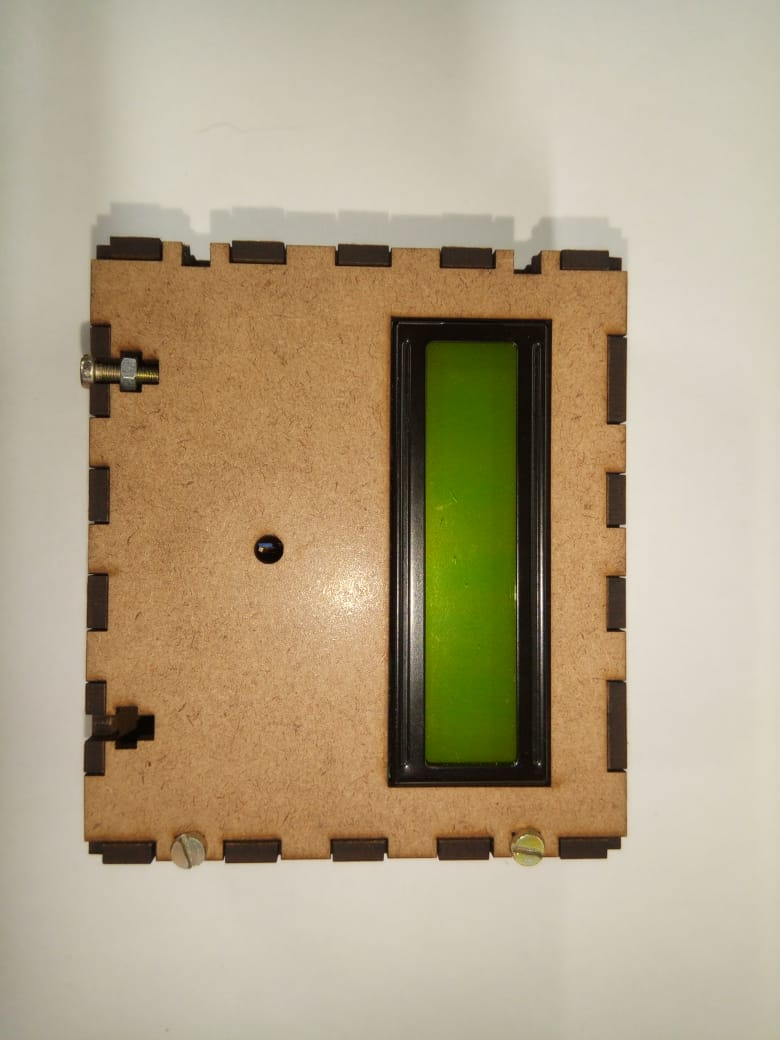
#> input picture Projetos/APS3/Figuras_APS3/Fig1_caixa1.jpg, 780 x 1040 px, found by its file name
$ python ex1.py
#> lines starting #> are read from the running program, lines starting #| are printed output that depends on the picture; after the words box and inside, x2 and y2 are one past the last pixel; in counts of white or black regions, pixels touching at a corner belong together
import cv2
import numpy as np
import matplotlib.pyplot as plt

def remove_bordas_brancas(binary_img):
    inverted = cv2.bitwise_not(binary_img.copy())
    h, w = inverted.shape
    mask = np.zeros((h+2, w+2), np.uint8)

    for row in range(h):
        for col in [0, w-1]:
            if inverted[row, col] == 0:
                cv2.floodFill(inverted, mask, (col, row), 255)
    for col in range(w):
        for row in [0, h-1]:
            if inverted[row, col] == 0:
                cv2.floodFill(inverted, mask, (col, row), 255)

    result = cv2.bitwise_not(inverted)
    return result

paths = [
    r"Figuras_APS3\Fig1_caixa1.jpg",
    r"Figuras_APS3\Fig1_caixa2.jpg",
    r"Figuras_APS3\Fig1_caixa3.jpg",
    r"Figuras_APS3\Fig1_caixa4.jpg",
    r"Figuras_APS3\Fig1_caixa5.jpg"
]

x, y, w, h = 80, 120, 610, 740

recortes = {
    "sup_esq": (90, 70, 100, 100),
    "sup_dir": (90, 420, 100, 100),
    "esq_cima": (200, 0, 100, 100),
    "esq_baixo": (550, 10, 100, 100)
}

for path in paths:
    img = cv2.imread(path)
#> img is the input picture: shape (1040, 780, 3); mean B, G, R 132.7, 161.7, 176.8
    nome = path.split("\\")[-1].split(".")[0]
    roi = img[y:y + h, x:x + w].copy()
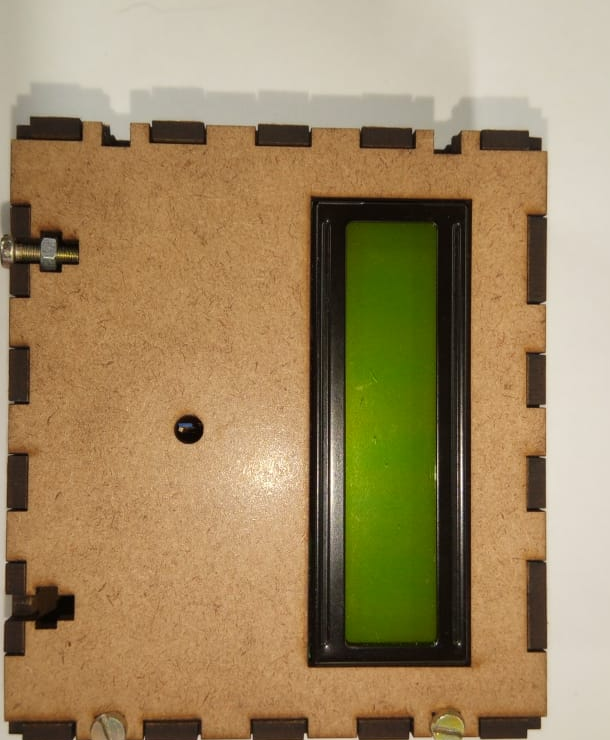
#> roi: shape (740, 610, 3); mean B, G, R 97.6, 136.4, 158.9

    for label, (dy, dx, hh, ww) in recortes.items():
        subimg = roi[dy:dy + hh, dx:dx + ww]
        gray = cv2.cvtColor(subimg, cv2.COLOR_BGR2GRAY)

        if label in ["sup_esq", "sup_dir"]:
            _, binary = cv2.threshold(gray, 80, 255, cv2.THRESH_BINARY)
            kernel = np.ones((3, 3), np.uint8)
            opened = cv2.morphologyEx(binary, cv2.MORPH_OPEN, kernel, iterations=1)
            closed = cv2.morphologyEx(opened, cv2.MORPH_CLOSE, kernel, iterations=1)
            processed = cv2.bitwise_not(closed)
            processed = remove_bordas_brancas(processed)
            pix_branco = np.sum(processed == 255)
            tot = processed.size
            prop = pix_branco / tot
            parafuso = prop >= 0.04
            if parafuso:
                print(f'{nome} - {label} - Tem parafuso! (prop = {prop:.4f})')
            else:
                print(f'{nome} - {label} - Não tem parafuso! (prop = {prop:.4f})')

        elif label in ["esq_cima", "esq_baixo"]:
            _, binary = cv2.threshold(gray, 50, 255, cv2.THRESH_BINARY)
            kernel = np.ones((3, 3), np.uint8)
            opened = cv2.morphologyEx(binary, cv2.MORPH_OPEN, kernel, iterations=2)
            closed = cv2.morphologyEx(opened, cv2.MORPH_CLOSE, kernel, iterations=2)
            processed = closed
            pix_branco = np.sum(processed == 255)
            tot = processed.size
            prop = pix_branco / tot
            parafuso = prop > 0.71
            if parafuso:
                print(f'{nome} - {label} - Tem parafuso! (prop = {prop:.4f})')
            else:
                print(f'{nome} - {label} - Não tem parafuso! (prop = {prop:.4f})')

        # Desenha o retângulo correspondente
        color = (0, 255, 0) if parafuso else (0, 0, 255)  # Verde ou vermelho
        thickness = 2
        top_left = (x + dx, y + dy)
        bottom_right = (x + dx + ww, y + dy + hh)
        cv2.rectangle(img, top_left, bottom_right, color, thickness)
#> this loop made 4 passes
#> (pix_branco, prop, parafuso, color) on passes 1 to 4: (334, 0.0334, False, (0, 0, 255)), (295, 0.0295, False, (0, 0, 255)), (7608, 0.761, True, (0, 255, 0)), (7070, 0.707, False, (0, 0, 255))
#| Fig1_caixa1 - sup_esq - Não tem parafuso! (prop = 0.0334)
#| Fig1_caixa1 - sup_dir - Não tem parafuso! (prop = 0.0295)
#| Fig1_caixa1 - esq_cima - Tem parafuso! (prop = 0.7608)
#| Fig1_caixa1 - esq_baixo - Não tem parafuso! (prop = 0.7070)
#> pass 1, `gray = cv2.cvtColor(subimg, cv2.COLOR_BGR2GRAY)`:
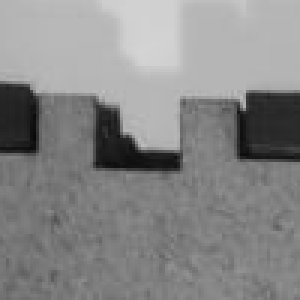
#> gray: shape (100, 100) (shown 3 times larger); min 9, max 212, mean 135.5
#> pass 1, `_, binary = cv2.threshold(gray, 80, 255, cv2.THRESH_BINARY)`:
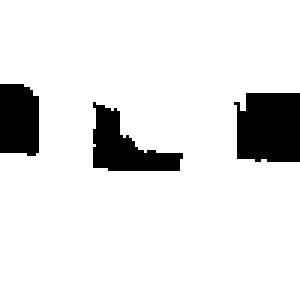
#> binary: shape (100, 100) (shown 3 times larger); 89.1% white; 3 black regions, box (x1, y1, x2, y2) and area: (78, 31, 100, 54) 461, (31, 34, 61, 57) 334, (0, 28, 13, 52) 290
#> after the loop: binary: shape (100, 100); 72.2% white; 4 black regions (3 under 20 px), largest, box (x1, y1, x2, y2) and area: (0, 10, 64, 100) 2772
#> after the loop:
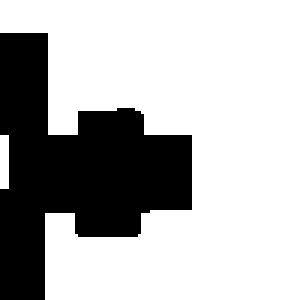
#> closed: shape (100, 100) (shown 3 times larger); 70.7% white; 1 black region, box (x1, y1, x2, y2) and area: (0, 11, 64, 100) 2930
#> after the loop:
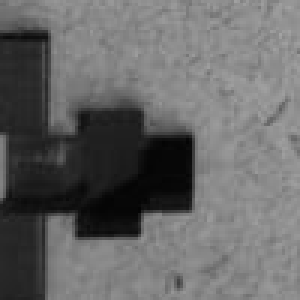
#> gray: shape (100, 100) (shown 3 times larger); min 3, max 163, mean 102.8
#> after the loop:
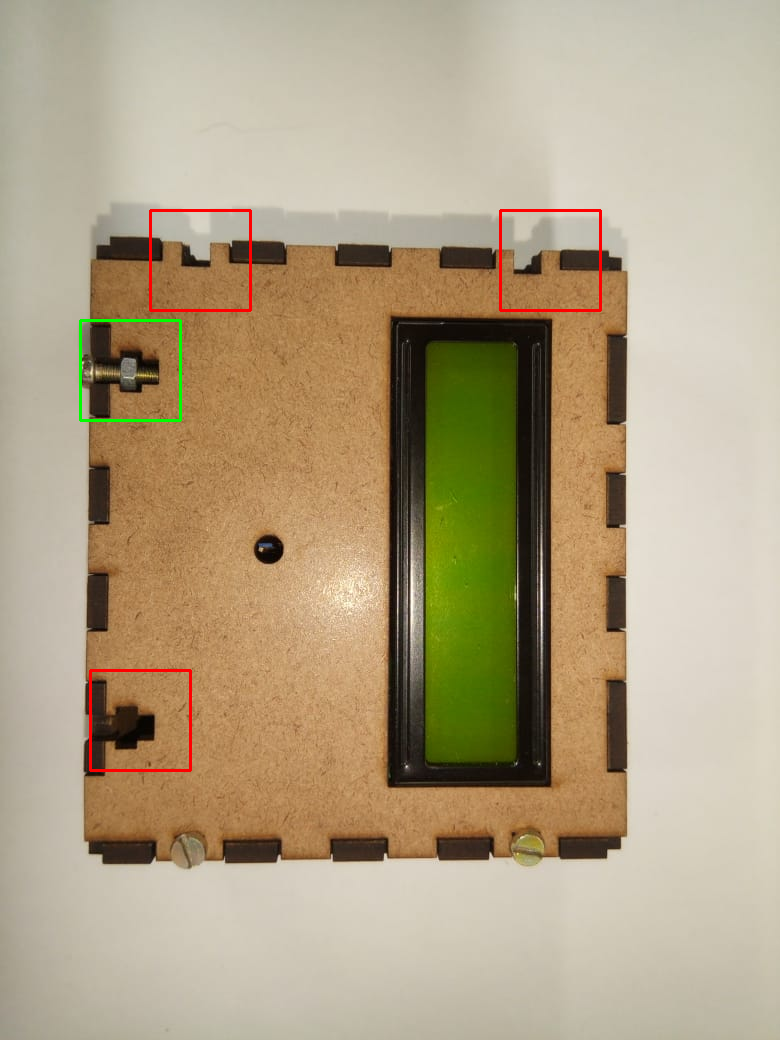
#> img: shape (1040, 780, 3); 0.59% of pixels changed, all inside (x1, y1, x2, y2) = (79, 209, 602, 772)
#> after the loop: opened: shape (100, 100); 70.7% white; 1 black region, box (x1, y1, x2, y2) and area: (0, 10, 64, 100) 2934
#> after the loop:
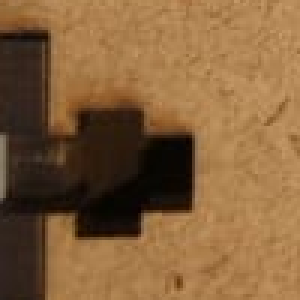
#> subimg: shape (100, 100, 3) (shown 3 times larger); mean B, G, R 59.6, 96.4, 131.4

    # Exibe imagem final com os retângulos
    plt.figure(figsize=(8, 10))
    plt.imshow(cv2.cvtColor(img, cv2.COLOR_BGR2RGB))
    plt.title(f'{nome} - Resultado com detecção')
    plt.axis('off')
    plt.show()
#> pass 2 of the loop `for path in paths:`:
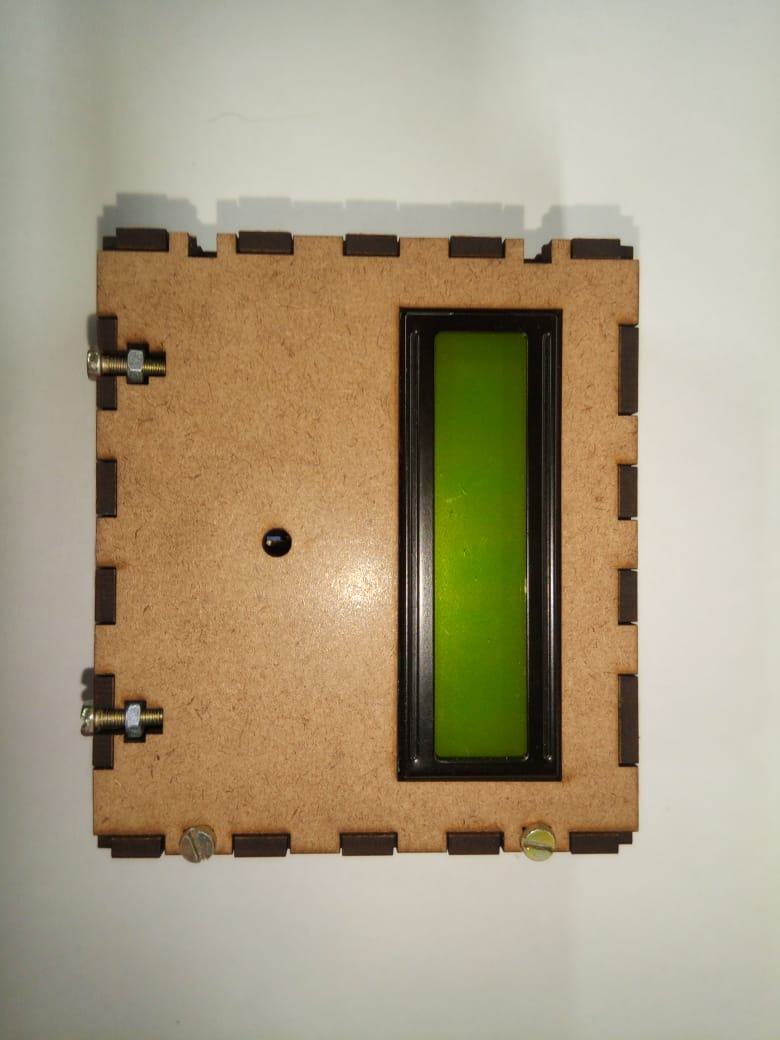
#> input picture Projetos/APS3/Figuras_APS3/Fig1_caixa2.jpg, 780 x 1040 px, found by its file name
#> img is the input picture: shape (1040, 780, 3); mean B, G, R 128.2, 154.8, 168
#> the loop `for label, (dy, dx, hh, ww) in recortes.items():` made 4 passes
#> (pix_branco, prop, parafuso, color) on passes 1 to 4: (340, 0.034, False, (0, 0, 255)), (316, 0.0316, False, (0, 0, 255)), (7635, 0.763, True, (0, 255, 0)), (7486, 0.749, True, (0, 255, 0))
#> (printed output is left out)
#> pass 1, `_, binary = cv2.threshold(gray, 80, 255, cv2.THRESH_BINARY)`:
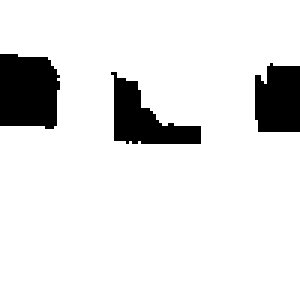
#> binary: shape (100, 100) (shown 3 times larger); 89.1% white; 3 black regions, box (x1, y1, x2, y2) and area: (0, 18, 20, 43) 442, (37, 24, 67, 48) 339, (85, 21, 100, 44) 310
#> after the loop `for label, (dy, dx, hh, ww) in recortes.items():`:
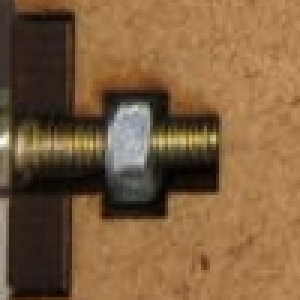
#> subimg: shape (100, 100, 3) (shown 3 times larger); mean B, G, R 62.3, 94.9, 125.5
#> pass 3 of the loop `for path in paths:`:
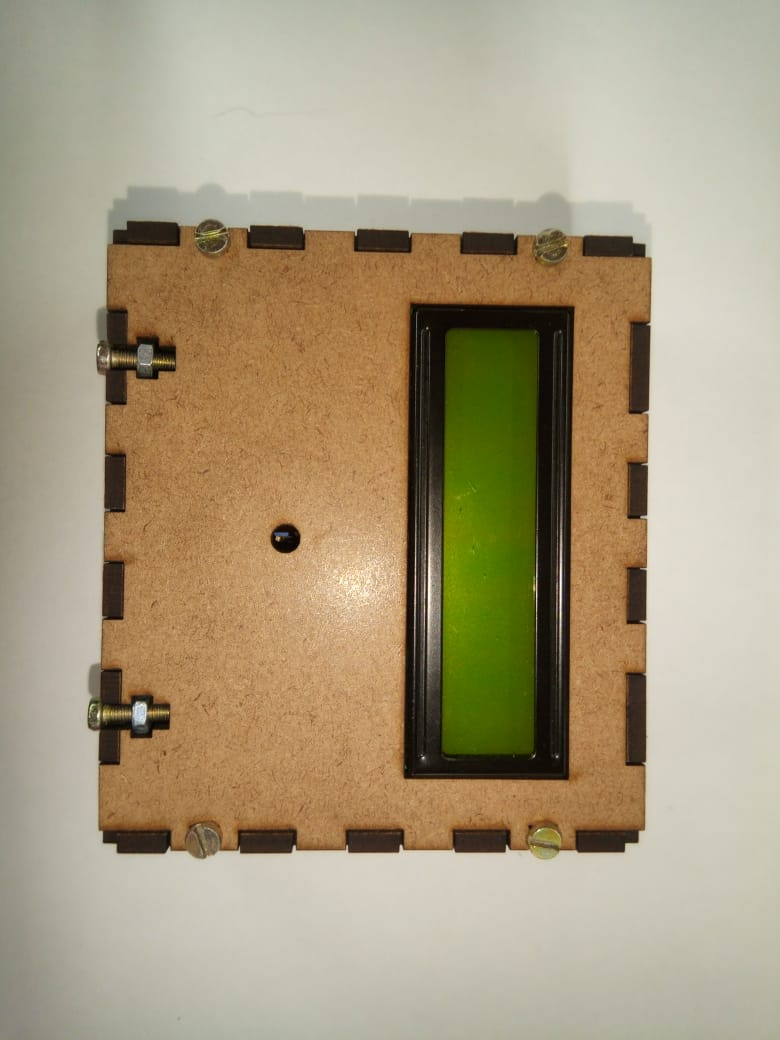
#> input picture Projetos/APS3/Figuras_APS3/Fig1_caixa3.jpg, 780 x 1040 px, found by its file name
#> img is the input picture: shape (1040, 780, 3); mean B, G, R 127.2, 155.3, 168.6
#> the loop `for label, (dy, dx, hh, ww) in recortes.items():` made 4 passes
#> (pix_branco, prop) on passes 1 to 4: (595, 0.0595), (477, 0.0477), (7683, 0.768), (7518, 0.752)
#> (printed output is left out)
#> pass 1, `_, binary = cv2.threshold(gray, 80, 255, cv2.THRESH_BINARY)`:
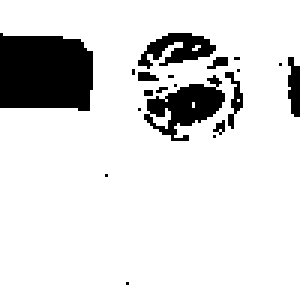
#> binary: shape (100, 100) (shown 3 times larger); 86.6% white; 20 black regions (15 under 20 px), largest, box (x1, y1, x2, y2) and area: (0, 11, 31, 37) 721, (48, 25, 75, 47) 279, (46, 11, 72, 23) 163, (96, 19, 100, 39) 63, (75, 24, 81, 43) 44
#> after the loop `for label, (dy, dx, hh, ww) in recortes.items():`:
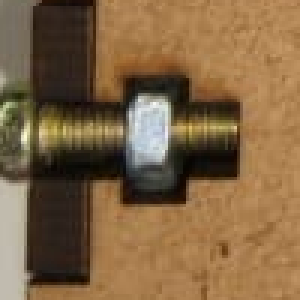
#> subimg: shape (100, 100, 3) (shown 3 times larger); mean B, G, R 68, 100.8, 128.7
#> the loop made 5 passes; the first 3 are shown
